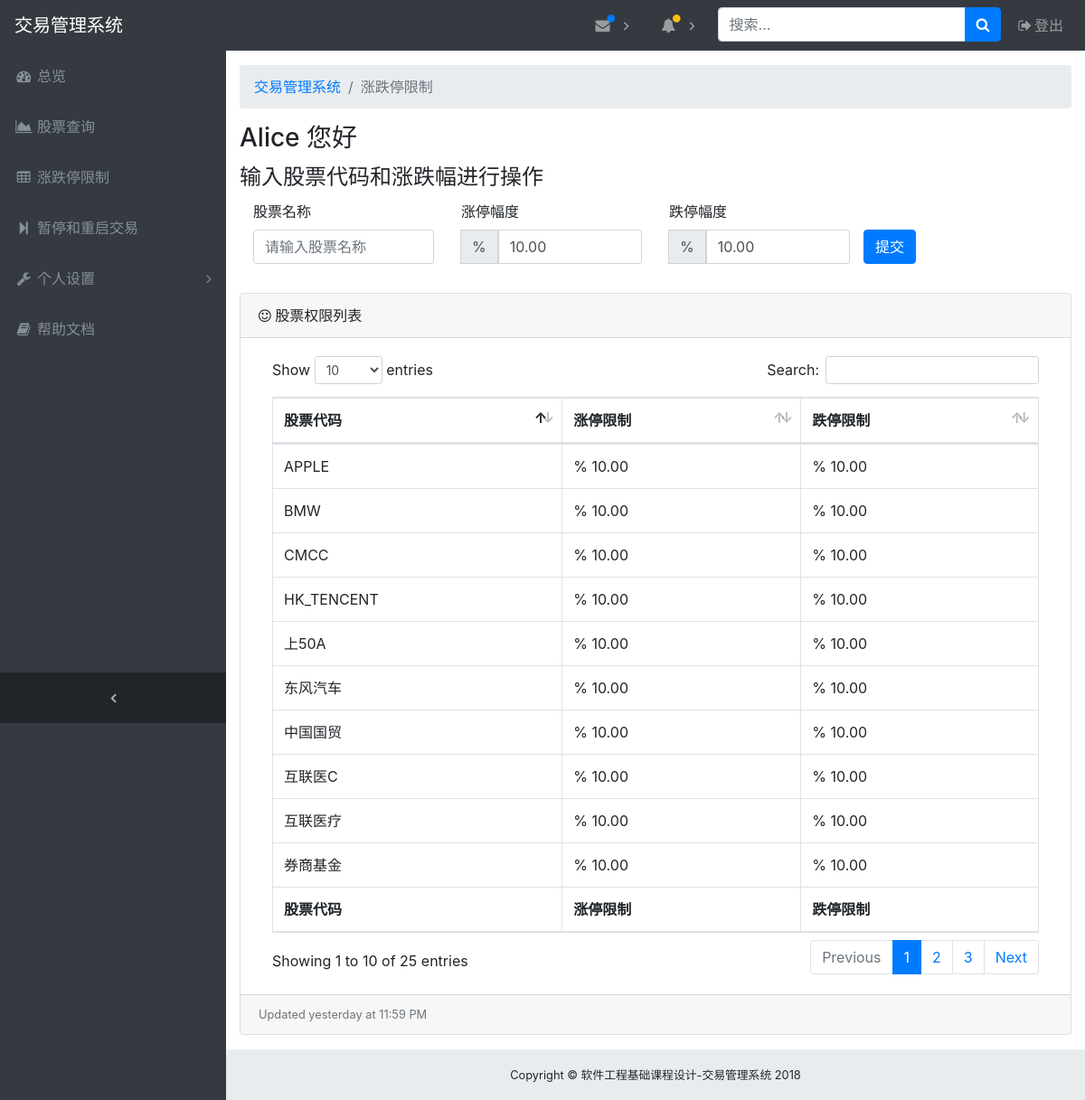
Screenshot of /confine (signed in) with the database file from the repository.
### app/models.py (models this page shows, shortened)
class Admin ( db.Model ):
    __tablename__ = "admin"
    id = db.Column ( db.String ( 32 ), primary_key=True )
    password_hash = db.Column ( db.String ( 32 ) )
    is_root = db.Column ( db.Boolean, default=False )
    def get_id(self):
        return self.id
    @property
    def password(self):
        raise AttributeError ( "Password unaccessible" )

class Stock ( db.Model ):
    __tablename__ = "stock"
    stock_inner_id = db.Column ( db.Integer, primary_key=True, autoincrement=True )
    stock_name = db.Column ( db.String ( 40 ), index=True )
    is_trading = db.Column ( db.Boolean, default=True )
    up_confine = db.Column ( db.DECIMAL ( 7, 2 ), default=10 )
    down_confine = db.Column ( db.DECIMAL ( 7, 2 ), default=10 )
    dirty = db.Column ( db.Boolean, default=False )

### app/views.py (the view, shortened to what this page needs)
@app.route ( '/confine', methods=['GET', 'POST'] )
@login_required
def confine():
    form = ConfineForm ()
    auth_list = None
    user_id = current_user.get_id ()
    auth_list = Auth.query.filter_by ( admin_id=user_id )
    stock_list = []
    for auth in auth_list:
        stock_list.append ( Stock.query.filter_by ( stock_name=auth.stock_id ).first () )
    return render_template ( "confine.html", username=current_user.get_id (), stock_list=stock_list, form=form )

### app/forms.py
class ConfineForm ( FlaskForm ):
    stock_name = StringField ( "stock_name", validators=[DataRequired ()] )
    down_confine = DecimalField ( "down_confine", validators=[DataRequired ()] )
    up_confine = DecimalField ( "up_confine", validators=[DataRequired ()] )

### app/views.py (called while the page is built)
@app.before_request
def before_request():
    g.user = current_user

@lm.user_loader
def load_user(id):
    return Admin.query.get ( id )

### app/templates/confine.html (shortened to what this page needs)
{% set current_page = "涨跌停限制" %}
{% extends 'base.html' %}
{% block body %}
<div class="row clearfix">
    <div class="container">
        <h3>{{username}} 您好</h3>
        <legend>输入股票代码和涨跌幅进行操作</legend>
        <div class="col-md-12 column">
            <form method="POST" action="{{url_for('confine')}}" class="form-horizontal">
                <fieldset>
                    <div class="form-group">
                        <div class="row clearfix">
                            <div class="col-md-3 column">
                                <label>股票名称</label>
                                <input type="text" class="form-control required"
                                       name="stock_name" maxlength="40" placeholder="请输入股票名称">
                            </div>
                            <div class="col-md-3 column">
                                <label>涨停幅度</label>
                                <div class="input-group mb-3">
                                    <div class="input-group-append">
                                        <span class="input-group-text">%</span>
                                    </div>
                                    <input type="text" class="form-control required"
                                           name="up_confine"
                                           value="10.00" maxlength="16">
                                </div>
                            </div>
                            <div class="col-md-3 column">
                                <label>跌停幅度</label>
                                <div class="input-group mb-3">
                                    <div class="input-group-append">
                                        <span class="input-group-text">%</span>
                                    </div>
                                    <input type="text" class="form-control required"
                                           name="down_confine"
                                           value="10.00" maxlength="16">
                                </div>
                            </div>
                            <div class="col-md-offset-10 column">
                                <label>&nbsp;</label>
                                <br>
                                <button type="submit" class="btn btn-primary">提交</button>
                            </div>
                        </div>
                    </div>
                </fieldset>
            </form>
        </div>
    </div>
</div>
<div class="card mb-3">
    <div class="card-header">
        <i class="fa fa-smile-o"></i> 股票权限列表
    </div>
    <div class="card-body">
        <div class="table-responsive">
            <table class="table table-bordered" id="dataTable" width="100%" cellspacing="0">
                <thead>
                <tr>
                    <th>股票代码</th>
                    <th>涨停限制</th>
                    <th>跌停限制</th>
                </tr>
                </thead>
                <tfoot>
                <tr>
                    <th>股票代码</th>
                    <th>涨停限制</th>
                    <th>跌停限制</th>
                </tr>
                </tfoot>
                <tbody>
                {% for row in stock_list %}
                <tr>
                    <td>{{ row.stock_name }}</td>
                    <td>% {{ row.up_confine }}</td>
                    <td>% {{ row.down_confine }}</td>
                </tr>
                {% endfor %}
                </tbody>
            </table>
        </div>
    </div>
    <div class="card-footer small text-muted">Updated yesterday at 11:59 PM</div>
</div>
{% endblock%}

### app/static/css/sb-admin.css (style rules this page uses)
html { position: relative; min-height: 100%; }
body { overflow-x: hidden; }
body.sticky-footer { margin-bottom: 56px; }
body.fixed-nav { padding-top: 56px; }

### rows the page displays
Admin: id "Alice"
Stock: stock_name "互联医疗", up_confine "10.00", down_confine "10.00"
Stock: stock_name "互联医C", up_confine "10.00", down_confine "10.00"
Stock: stock_name "券商基金", up_confine "10.00", down_confine "10.00"
Stock: stock_name "上50A", up_confine "10.00", down_confine "10.00"
Stock: stock_name "APPLE", up_confine "10.00", down_confine "10.00"
Stock: stock_name "HK_TENCENT", up_confine "10.00", down_confine "10.00"
Stock: stock_name "CMCC", up_confine "10.00", down_confine "10.00"
Stock: stock_name "BMW", up_confine "10.00", down_confine "10.00"
Stock: stock_name "东风汽车", up_confine "10.00", down_confine "10.00"
Stock: stock_name "中国国贸", up_confine "10.00", down_confine "10.00"

### other values shown
{{ current_page }} "涨跌停限制"
